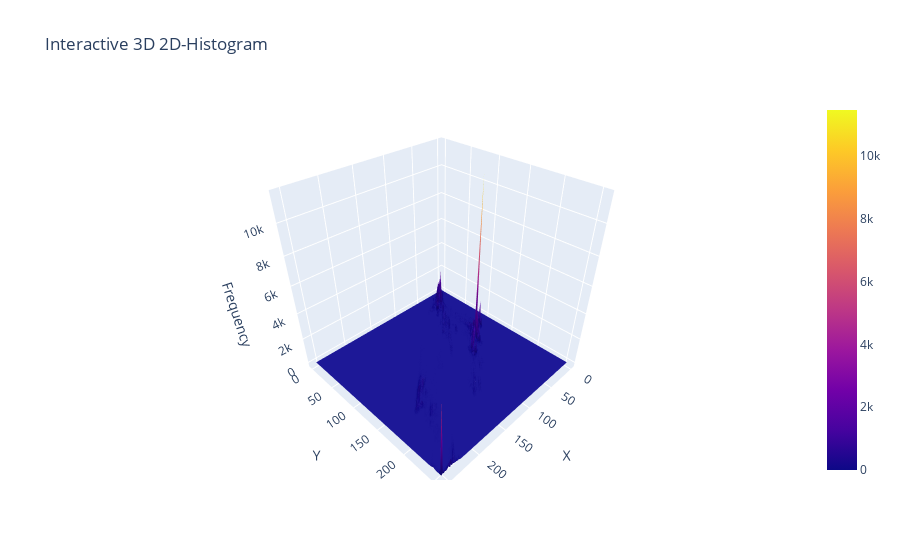

This figure's notebook cell:
### Code cell
import plotly.graph_objects as go

fig = go.Figure(data=[go.Surface(z=hist_rb.T, x=bin_edges_rg[0][:-1], y=bin_edges_rg[1][:-1])])
fig.update_layout(
    scene=dict(xaxis_title='X', yaxis_title='Y', zaxis_title='Frequency'),
    title='Interactive 3D 2D-Histogram'
)
fig.show()

### Figure 1 — Plotly figure (JSON) as saved in the notebook; plotly's stock layout.template omitted (floating-point values rounded to 4 significant figures; data arrays with more than 128 entries replaced by an {"elided": "..."} marker saying what was removed)
{"data": [{"type": "surface", "x": {"elided": "256 float values"}, "y": {"elided": "256 float values"}, "z": {"elided": "256x256 float values"}}], "layout": {"scene": {"xaxis": {"title": {"text": "X"}}, "yaxis": {"title": {"text": "Y"}}, "zaxis": {"title": {"text": "Frequency"}}}, "title": {"text": "Interactive 3D 2D-Histogram"}}}
